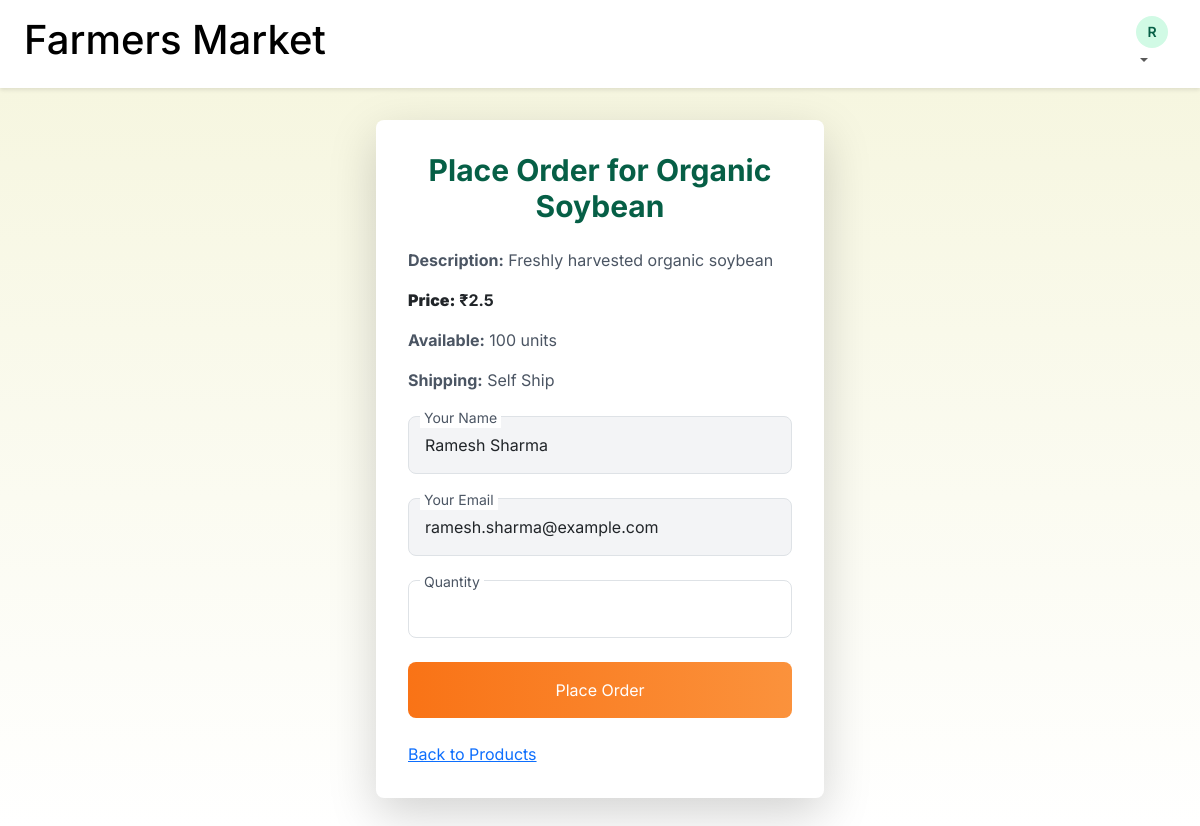
Screenshot of /order/1 (signed in) with the database file from the repository.
### app.py (models this page shows, shortened)
class Farmer(db.Model, UserMixin):
    id = db.Column(db.Integer, primary_key=True)
    name = db.Column(db.String(100), nullable=False)
    email = db.Column(db.String(120), unique=True, nullable=False)
    password_hash = db.Column(db.String(128), nullable=False)
    phone = db.Column(db.String(20))
    address = db.Column(db.String(200))
    products = db.relationship('Product', backref='farmer', lazy=True)

class Product(db.Model):
    id = db.Column(db.Integer, primary_key=True)
    name = db.Column(db.String(100), nullable=False)
    description = db.Column(db.Text)
    price = db.Column(db.Float, nullable=False)
    quantity = db.Column(db.Integer, nullable=False)
    farmer_id = db.Column(db.Integer, db.ForeignKey('farmer.id'), nullable=False)
    shipping_option = db.Column(db.String(50), nullable=False)

### app.py (the view, shortened to what this page needs)
@app.route('/order/<int:product_id>', methods=['GET', 'POST'])
@login_required
def order(product_id):
    try:
        product = Product.query.get_or_404(product_id)
        return render_template('order.html', product=product)
    except Exception as e:
        logger.error(f"Error processing order for product {product_id}: {e}")
        flash('An error occurred, please try again', 'error')
        return render_template('order.html', product=product)

### app.py (called while the page is built)
@login_manager.user_loader
def load_user(user_id):
    return Farmer.query.get(int(user_id))

### templates/order.html (shortened to what this page needs)
{% extends 'base.html' %}
{% block content %}
<div class="max-w-md mx-auto bg-white p-8 rounded-lg shadow-lg">
    <h2 class="text-3xl font-bold text-green-800 mb-6 text-center">Place Order for {{ product.name }}</h2>
    <div class="mb-4">
        <p class="text-gray-600"><strong>Description:</strong> {{ product.description or 'No description' }}</p>
        <p class="text-orange-600 font-bold"><strong>Price:</strong> ₹{{ product.price }}</p>
        <p class="text-gray-600"><strong>Available:</strong> {{ product.quantity }} units</p>
        <p class="text-gray-600"><strong>Shipping:</strong> {{ product.shipping_option }}</p>
    </div>
    <form method="POST" action="{{ url_for('order', product_id=product.id) }}" class="space-y-6">
        <div class="relative">
            <input type="text" id="buyer_name" name="buyer_name" value="{{ current_user.name }}" disabled class="w-full p-3 border border-gray-300 rounded-lg bg-gray-100">
            <label for="buyer_name" class="absolute -top-2 left-3 bg-white px-1 text-sm text-gray-600">Your Name</label>
        </div>
        <div class="relative">
            <input type="email" id="buyer_email" name="buyer_email" value="{{ current_user.email }}" disabled class="w-full p-3 border border-gray-300 rounded-lg bg-gray-100">
            <label for="buyer_email" class="absolute -top-2 left-3 bg-white px-1 text-sm text-gray-600">Your Email</label>
        </div>
        <div class="relative">
            <input type="number" id="quantity" name="quantity" required min="1" max="{{ product.quantity }}" class="w-full p-3 border border-gray-300 rounded-lg focus:outline-none focus:border-orange-500">
            <label for="quantity" class="absolute -top-2 left-3 bg-white px-1 text-sm text-gray-600">Quantity</label>
        </div>
        <button type="submit" class="btn-primary w-full p-3 rounded-lg text-white">Place Order</button>
    </form>
    <a href="{{ url_for('index') }}" class="mt-4 inline-block text-orange-500 hover:underline">Back to Products</a>
</div>
{% endblock %}

### templates/base.html (shortened to what this page needs)
<!DOCTYPE html>
<html lang="en">
<head>
    <link href="https://cdn.jsdelivr.net/npm/tailwindcss@2.2.19/dist/tailwind.min.css" rel="stylesheet">
    <link href="https://cdn.jsdelivr.net/npm/bootstrap@5.3.3/dist/css/bootstrap.min.css" rel="stylesheet">
</head>
<body>
    <nav class="navbar navbar-expand-lg">
        <div class="container-fluid mx-auto max-w-7xl px-4">
            <a class="navbar-brand text-2xl font-bold text-green-800" href="{{ url_for('index') }}"><p class="h1">Farmers Market</p></a>
            <div class="collapse navbar-collapse" id="navbarNav">
                <ul class="navbar-nav ms-auto">
                    {% if current_user.is_authenticated %}
                        <li class="nav-item dropdown">
                            <a class="nav-link dropdown-toggle text-gray-700" href="#" role="button" data-bs-toggle="dropdown" aria-expanded="false">
                                <span class="rounded-full bg-green-100 w-8 h-8 flex items-center justify-center text-sm font-semibold text-green-800">{{ current_user.name[0] }}</span>
                            </a>
                        </li>
                    {% endif %}
                </ul>
            </div>
        </div>
    </nav>
    <main class="container mx-auto max-w-7xl px-4 py-8">
        {% block content %}{% endblock %}
    </main>
</body>
</html>

### templates/base.html (style rules this page uses)
body { font-family: 'Inter', sans-serif; background: linear-gradient(to bottom, #F5F5DC, #FFFFFF); }
.navbar { background: #FFFFFF; box-shadow: 0 2px 4px rgba(0, 0, 0, 0.1); position: sticky; top: 0; z-index: 1000; }
.btn-primary { background: linear-gradient(to right, #F97316, #FB923C); border: none; border-radius: 0.5rem; transition: transform 0.2s, box-shadow 0.2s; }

### rows the page displays
Farmer: name "R", buyer_name "Ramesh Sharma", buyer_email "ramesh.sharma@example.com"
Product: name "Organic Soybean", description "Freshly harvested organic soybean", price "2.5", quantity "100", shipping_option "Self Ship"
